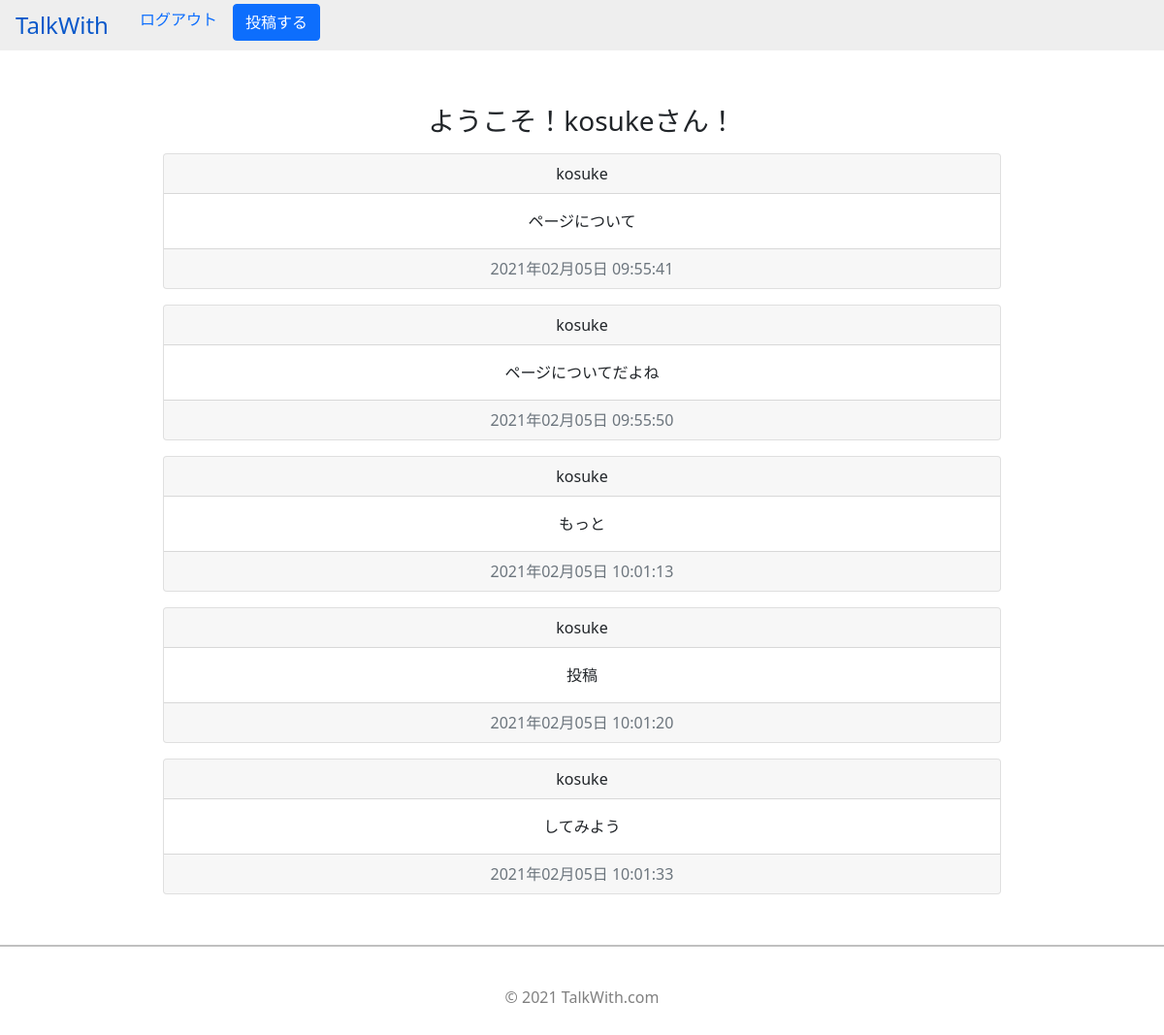
Page /go_to_see/6 (signed in) on the committed database.
### flaskr/models.py (models this page shows, shortened)
class User(UserMixin, db.Model):
    __tablename__ = 'users'
    id = db.Column(db.Integer, primary_key=True)
    username = db.Column(db.String(64), index=True)
    email = db.Column(db.String(), unique=True, index=True)
    password = db.Column(db.String(64))

class Post(db.Model):
    __tablename__ = 'posts'
    id = db.Column(db.Integer, primary_key=True)
    content = db.Column(db.String(400), index=True)
    username = db.Column(db.String(64), index=True)
    time = db.Column(db.String(100))
    page_id = db.Column(db.Integer, db.ForeignKey('createpages.id'))

### flaskr/views.py (the view)
@bp.route('/go_to_see/<int:page_id>')
@login_required
def go_to_see(page_id):
    page_id = page_id
    posts = Post.query.filter(Post.page_id == page_id).all()
    return render_template('go_to_see.html', page_id=page_id, posts=posts)

### flaskr/models.py (called while the page is built)
@login_manager.user_loader
def load_user(user_id):
    return User.query.get(user_id)

### flaskr/templates/go_to_see.html (shortened to what this page needs)
{% extends 'base.html' %}
{% block header %}
<header>
  <ul class="nav" id="nav">
    <li class="nav-item">
      <a class="nav-link active" id="pagetitle" aria-current="page" href="{{ url_for('app.user_page') }}" >TalkWith</a>
    </li>
    <li class="nav-item">
      <a class="nav-link" href="{{ url_for('app.logout') }}">ログアウト</a>
    </li>
    <li class="nav-item">
      <a href="{{ url_for('app.post', page_id=page_id) }}" class="btn btn-primary mt-1" role="button" data-bs-toggle="button">投稿する</a>
    </li>
  </ul>
</header>
{% endblock header %}
{% block content %}
{% for post in posts %}
<div class="card text-center" id="card-post">
  <div class="card-header">
    {{ post.username }}
  </div>
  <div class="card-body">
    <p class="card-text">{{ post.content }}</p>
  </div>
  <div class="card-footer text-muted">
    {{ post.time }}
  </div>
</div>
{% endfor %}
{% endblock content %}

### flaskr/templates/base.html (shortened to what this page needs)
<!DOCTYPE html>
<html lang="ja">
<head>
  <link href="https://cdn.jsdelivr.net/npm/bootstrap@5.0.0-beta1/dist/css/bootstrap.min.css" rel="stylesheet">
  <link rel="stylesheet" href="static/style.css">
</head>
<body>
<main>
  {% block header %}
  {% endblock header %}
  {% if current_user.is_authenticated %}
    <h3 class="welcome-alert">ようこそ！{{ current_user.username }}さん！</h3>
  {% endif %}
  {% block content %}
  {% endblock content %}
</main>
<footer>
    <div class="footer">
      <p class="copy-right">&copy; 2021 TalkWith.com</p>
    </div>
</footer>
</body>
</html>

### flaskr/templates/base.html (style rules this page uses)
header { width: 100%; position: fixed; top: 0; z-index: 2; }
#nav { background-color: #eeeeee; }
#pagetitle { font-size: 24px; }
#card-post { margin: 16px auto; width: 72%; }
.welcome-alert { margin: 12px auto; margin-top: 108px; text-align: center; }
.footer { margin-top: 52px; border-top: solid 2px #c0c0c0; }
.copy-right { margin: 40px auto; text-align: center; color: #808080; bottom: 0px; }

### rows in the picture
User: username "kosuke"
Post: username "kosuke", content "ページについて", time "2021年02月05日 09:55:41"
Post: username "kosuke", content "ページについてだよね", time "2021年02月05日 09:55:50"
Post: username "kosuke", content "もっと", time "2021年02月05日 10:01:13"
Post: username "kosuke", content "投稿", time "2021年02月05日 10:01:20"
Post: username "kosuke", content "してみよう", time "2021年02月05日 10:01:33"
